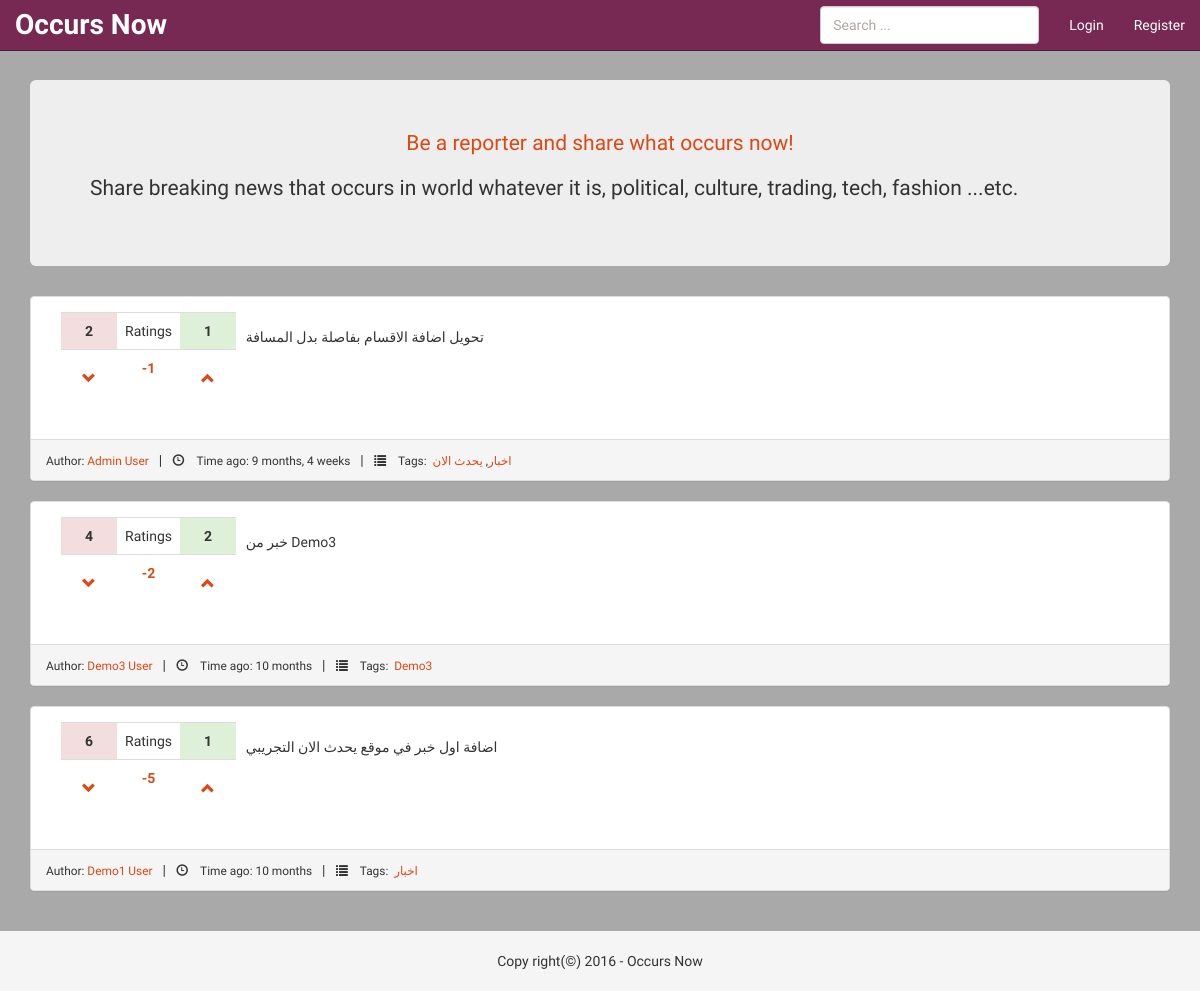
Page /?page=2 on the earlier database version.
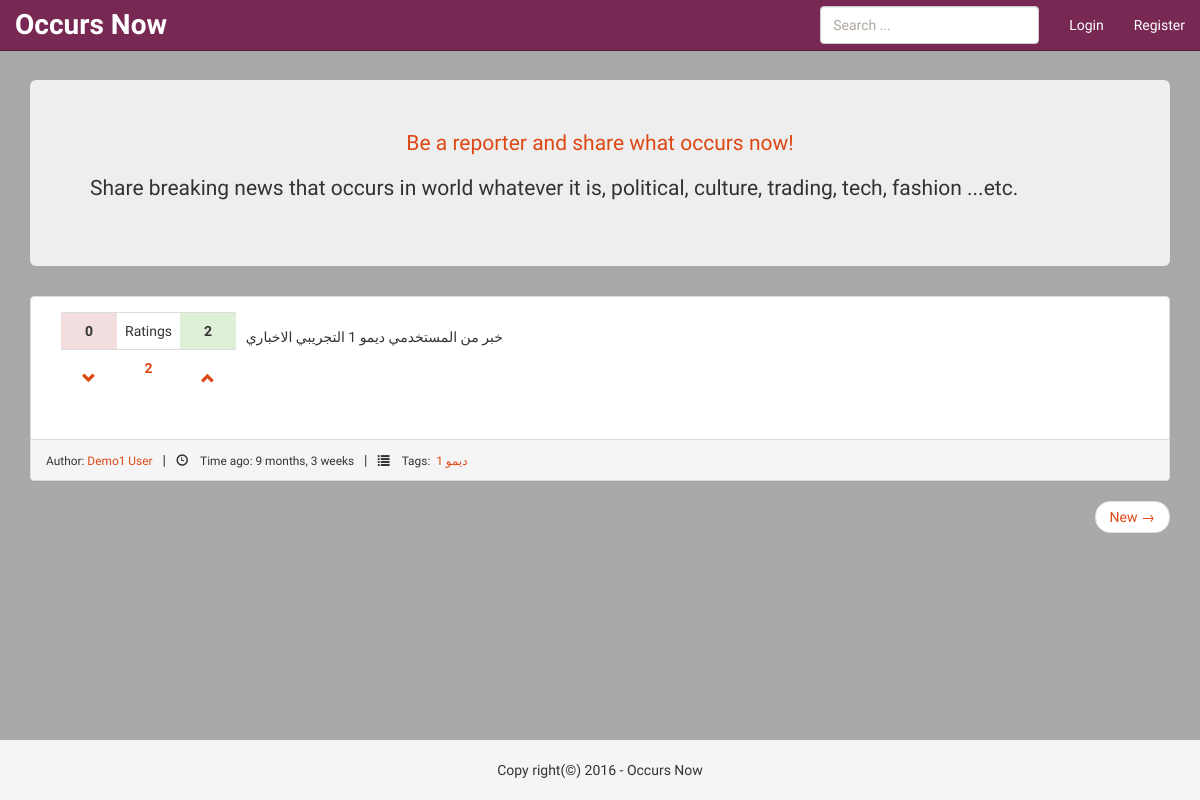
Same page on the later database version.
### home/models.py (models this page shows, shortened)
class Post(models.Model):
    content = models.CharField(max_length=300)
    user = models.ForeignKey(User)
    tags = TaggableManager()
    rate_up = models.IntegerField(default=0)
    rate_down = models.IntegerField(default=0)
    rated_by = models.ManyToManyField(User, related_name='rated_posts', symmetrical=False, null=True)
    created_at = models.DateTimeField(auto_now_add=True, auto_now=False, blank=True)
    updated_at = models.DateTimeField(auto_now=True, auto_now_add=False, blank=True)
    class Meta:
        db_table = 'post'
        ordering = ['-created_at']

### home/views.py (the view)
# urls.py: url(r'^$', views.index, name='index'),
def index(request, form=None):
    if request.user.is_authenticated():
        post_form = form or PostForm()
        user = request.user
        posts_list = functions.get_user_posts(user) | functions.get_posts_buddies(user)
        paginator = Paginator(posts_list, constants.PER_PAGE)
        page = request.GET.get('page')
        try:
            posts = paginator.page(page)
        except PageNotAnInteger:
            posts = paginator.page(1)
        except EmptyPage:
            posts = paginator.page(paginator.num_pages)
        context = {'post_form': post_form, 'user': user, 'posts': posts, 'next': '/'}
        return render(request, 'home/index.html', context)
    else:
        posts_list = functions.get_public_posts()
        paginator = Paginator(posts_list, constants.PER_PAGE)
        page = request.GET.get('page')
        try:
            posts = paginator.page(page)
        except PageNotAnInteger:
            posts = paginator.page(1)
        except EmptyPage:
            posts = paginator.page(paginator.num_pages)
        context = {'posts': posts, 'next': '/'}
        return render(request, 'home/index.html', context)

### accounts/forms.py
class LoginForm(forms.Form):
    username = forms.CharField(label=_('Username'),
                               widget=forms.TextInput(attrs={'class': 'form-control',
                                                             'placeholder': _('Username'),
                                                             'required': 'required',
                                                             'title': _('Username is required')}))
    password = forms.CharField(label=_('Password'),
                               widget=forms.PasswordInput(attrs={'class': 'form-control',
                                                                 'placeholder': _('Password'),
                                                                 'required': 'required',
                                                                 'title': _('is required Password')}))

### home/templatetags/login_register.py (called while the page is built)
@register.inclusion_tag('includes/login_register.html')
def login_register_forms():
    return {'login_form': LoginForm(), 'register_form': RegisterForm()}

### home/templatetags/rating.py (called while the page is built)
@register.filter
def total_rating(post):
    return post.rate_up - post.rate_down

### home/templates/home/index.html (shortened to what this page needs)
{% extends 'base.html' %}
{% load static %}
{% load i18n %}
{% block content %}
    {% include "includes/posts.html" %}
{% endblock %}

### templates/includes/posts.html (shortened to what this page needs)
{% load static %}
{% load i18n %}
{% load rating %}
{% if posts %}
    {% for post in posts.object_list %}
        <div class="panel panel-default">
            <div class="panel-body">
                <div class="col-lg-2 col-md-2 hidden-sm hidden-xs">
                    <table id="tbl-rating" class="table">
                        <tr>
                            <td data-name="rating-down" class="text-center bg-danger" title="{% trans "rate down" %}">
                                <b>{{ post.rate_down }}</b>
                            </td>
                            <td class="text-center">{% trans "Ratings" %}</td>
                            <td data-name="rating-up" class="text-center bg-success" title="{% trans "rate up" %}">
                                <b>{{ post.rate_up }}</b>
                            </td>
                        </tr>
                        <tr>
                            <td class="text-center">
                                <div class="rate-down">
                                    <button type="submit" data-postid="{{ post.id }}"
                                            class="glyphicon glyphicon-chevron-down btn btn-large btn-link"></button>
                                </div>
                            </td>
                            <td data-name="total-rating" class="text-center text-primary">
                                <b title="{% trans "Total Rates" %}">
                                    {{ post|total_rating }}
                                </b>
                            </td>
                            <td class="text-center">
                                <div class="rate-up">
                                    <button type="submit" data-postid="{{ post.id }}" data-toggle="popover"
                                            class="glyphicon glyphicon-chevron-up btn btn-large btn-link"></button>
                                </div>
                            </td>
                        </tr>
                    </table>
                </div>
                <div class="col-lg-10 col-md-10 col-xs-12 col-sm-12" style="margin-top: 15px;">
                    <p class="post-content">{{ post.content }}</p>
                </div>
            </div>
            <div class="panel-footer">
                <small> {% trans "Author" %}: <a href="{% url 'user_page' post.user.username %}">{{ post.user.get_full_name }}</a>
                </small>
                &nbsp; | &nbsp;
                <small><span
                        class="glyphicon glyphicon-time">&nbsp;</span>{% trans "Time ago" %}: {{ post.created_at|timesince }}
                </small>
                &nbsp; | &nbsp;
                <small><span class="glyphicon glyphicon-list">&nbsp;</span>{% trans "Tags" %}:&nbsp;
                    {% for tag in post.tags.all %}
                        <a href="{% url 'home:tag_page' tag %}">{{ tag }}</a>{% if not forloop.last %},{% endif %}
                    {% endfor %}
                </small>
            </div>
        </div>
    {% endfor %}
    <nav>
        <ul class="pager">
            {% if posts.has_previous %}
                <li class="pull-right">
                    <a href="?page={{ posts.previous_page_number }}">
                         {% trans "New" %} <span aria-hidden="true">&rarr;</span>
                    </a>
                </li>
            {% endif %}
        </ul>
    </nav>
{% else %}
    <p>{% trans "Sorry nothing here yet!" %}</p>
{% endif %}

Differences in the rows shown:
removed Post: rate_down "2", rate_up "1", rate_up+rate_down "-1", content "تحويل اضافة الاقسام بفاصلة بدل المسافة", user.get_full_name "Admin User", created_at "9 months, 4 weeks", Tag (name "اخبار")
no longer on this page (row edited): Tag: name "يحدث الان", shown under "2"
no longer on this page (row edited): Post: rate_down "4", rate_up "2", rate_up+rate_down "-2", content "خبر من Demo3", user.get_full_name "Demo3 User", created_at "10 months"
no longer on this page (row edited): Tag: name "Demo3", shown under "4"
no longer on this page (row edited): Post: rate_down "6", rate_up "1", rate_up+rate_down "-5", content "اضافة اول خبر في موقع يحدث اﻻن التجريبي", user.get_full_name "Demo1 User", created_at "10 months", Tag (name "اخبار")
added Post: rate_down "0", rate_up "2", rate_up+rate_down "2", content "خبر من المستخدمي ديمو 1 التجريبي اﻻخباري", user.get_full_name "Demo1 User", created_at "9 months, 3 weeks", Tag (name "ديمو 1")
Other differences:
text now shown: "New →"
